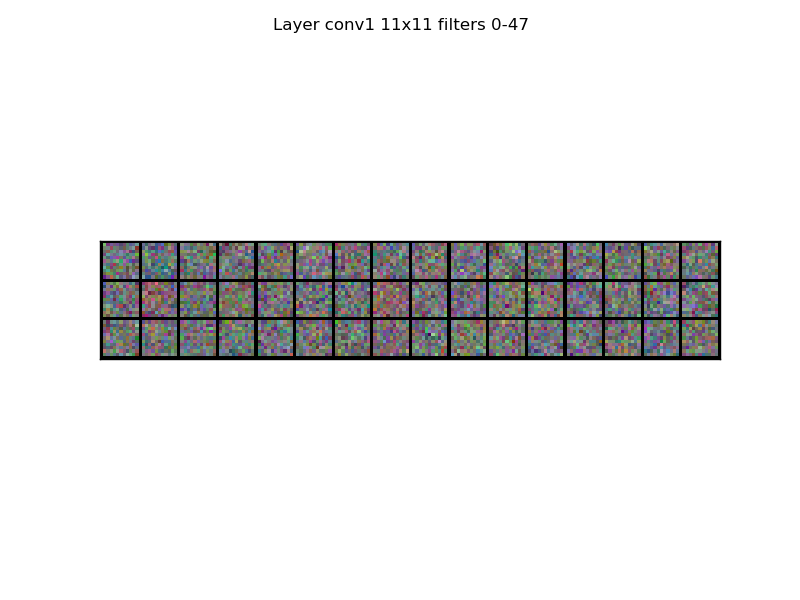
#> input picture cuda_convnet/filters.png, 800 x 600 px, found by its file name
$ python jpg_to_pickle.py ../cuda_convnet/test.JPG ../cuda_convnet/filters.png   (Python 2 division)   (older library calls are emulated)
#> lines starting #> are read from the running program, lines starting #| are printed output that depends on the picture
import os, sys, shutil
import cPickle as pickle
import numpy as np
from PIL import Image, ImageOps

# sys.path.append('../../noccn/noccn/')
# import datasetNoMongo as dataset

data_dir = 'Alex/'

if __name__ == '__main__':
    # get image location
    try: directory = sys.argv[1]
    except: directory = 'test_data/'
    try: img_filename = sys.argv[2]
    except: img_filename = '11.jpg'

    # get numpy array of image
    if not os.path.isdir(data_dir):
        os.mkdir(data_dir)
    img_jpg = Image.open(directory+img_filename).convert("RGB")
    img_jpg = ImageOps.fit(img_jpg, (256, 256), Image.ANTIALIAS)
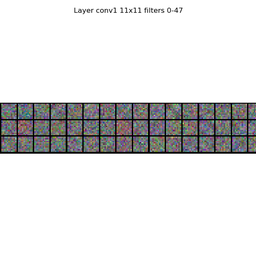
#> img_jpg: PIL image 256x256 RGB; mean R, G, B 222.4, 222.2, 222.5
    img_np = np.array(img_jpg)
    img_np = img_np.T.reshape(3, -1).reshape(-1)
    img_np = img_np.astype(np.single)
    print 'data is in shape:', img_np.shape
#| data is in shape: (196608,)

    # get label, metadata (hacky)
    start = os.getcwd()
    os.chdir('test_data/example_ensemble/Two/')
#> (the run stopped early here; a loop or call above may not have finished)

$ run again, on cuda_convnet/preds0.png
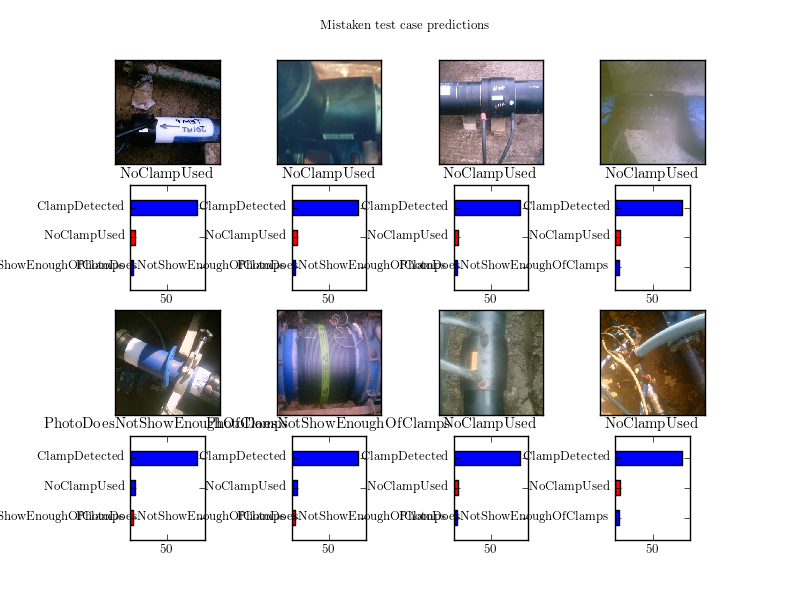
#> input picture cuda_convnet/preds0.png, 800 x 600 px, found by its file name
#> `img_jpg = ImageOps.fit(img_jpg, (256, 256), Image.ANTIALIAS)`:
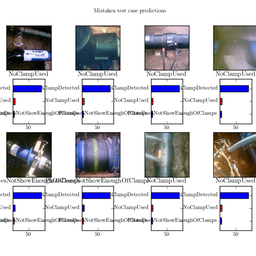
#> img_jpg: PIL image 256x256 RGB; mean R, G, B 200.2, 199.6, 204.4
#| data is in shape: (196608,)
